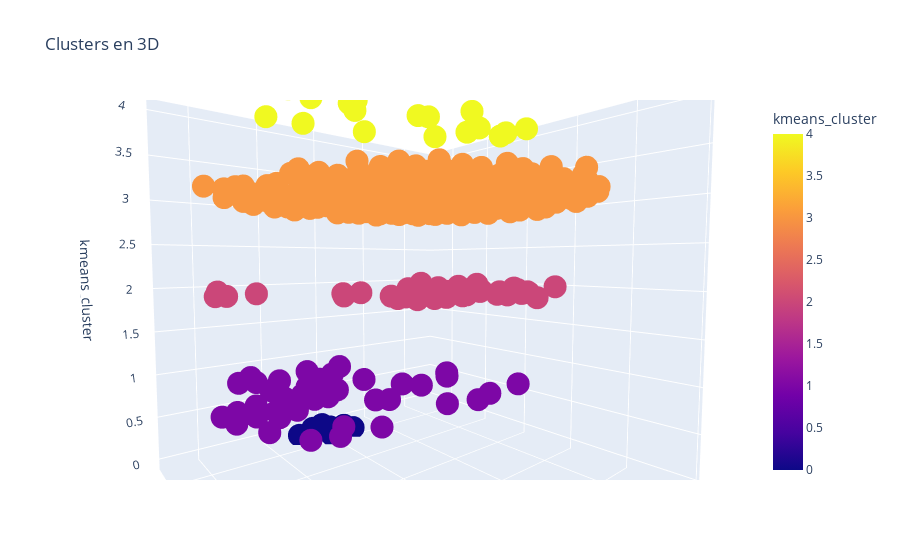

Notebook cell for this chart:
### Code cell
import plotly.express as px

# Visualisation interactive 3D
fig = px.scatter_3d(df, x='x', y='y', z='kmeans_cluster',
                    color='kmeans_cluster', title='Clusters en 3D')
fig.show()

### Figure 1 — Plotly figure (JSON) as saved in the notebook; plotly's stock layout.template omitted (floating-point values rounded to 4 significant figures; data arrays with more than 128 entries replaced by an {"elided": "..."} marker saying what was removed)
{"data": [{"hovertemplate": "x=%{x}<br>y=%{y}<br>kmeans_cluster=%{marker.color}<extra></extra>", "legendgroup": "", "marker": {"color": {"elided": "500 int values"}, "coloraxis": "coloraxis", "symbol": "circle"}, "mode": "markers", "name": "", "scene": "scene", "showlegend": false, "type": "scatter3d", "x": {"elided": "500 float values"}, "y": {"elided": "500 float values"}, "z": {"elided": "500 int values"}}], "layout": {"autosize": true, "coloraxis": {"colorbar": {"title": {"text": "kmeans_cluster"}}, "colorscale": [[0, "#0d0887"], [0.1111, "#46039f"], [0.2222, "#7201a8"], [0.3333, "#9c179e"], [0.4444, "#bd3786"], [0.5556, "#d8576b"], [0.6667, "#ed7953"], [0.7778, "#fb9f3a"], [0.8889, "#fdca26"], [1, "#f0f921"]]}, "legend": {"tracegroupgap": 0}, "scene": {"aspectmode": "auto", "aspectratio": {"x": 1, "y": 1, "z": 1}, "camera": {"center": {"x": 0, "y": 0, "z": 0}, "eye": {"x": -0.7486, "y": -0.8964, "z": 0.07418}, "projection": {"type": "perspective"}, "up": {"x": 0, "y": 0, "z": 1}}, "domain": {"x": [0, 1], "y": [0, 1]}, "xaxis": {"title": {"text": "x"}, "type": "linear"}, "yaxis": {"title": {"text": "y"}, "type": "linear"}, "zaxis": {"title": {"text": "kmeans_cluster"}, "type": "linear"}}, "title": {"text": "Clusters en 3D"}}}
